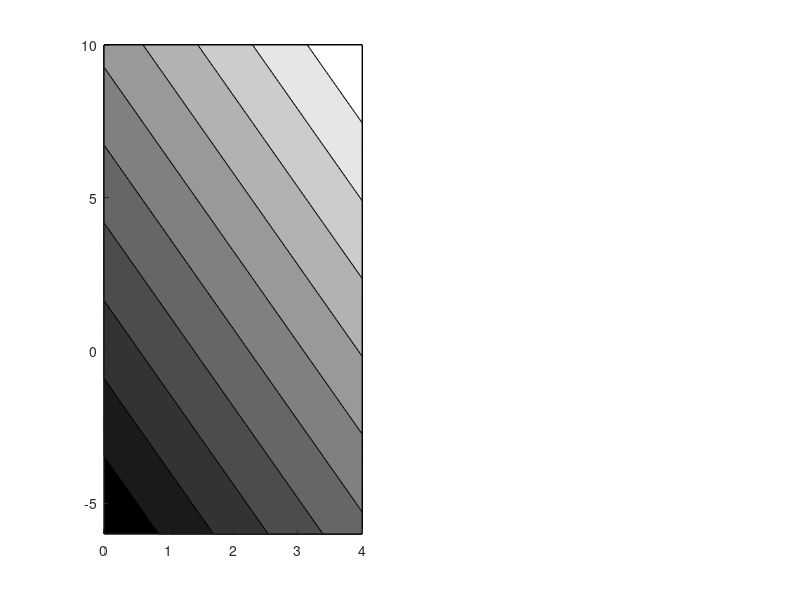

MATLAB code for this plot: (Note: this script raises an error after producing the figure.)
clc;
clear all;
close all;
addpath(genpath('..'))

%% Matrix and vector data

% Matrix set and vector
% A = {diag([2,0.5,-3]),[[-4,14,-16];[14,5,2];[-16,2,-10]]/9};
A = [[-4,14,-16];[14,5,2];[-16,2,-10]]/9;
p0 = [1,0,0]';
n = length(p0);

% Discretization
[b1,b2] = meshgrid(0:0.1:4,-6:0.1:10);

%% Contour plot of trace

figure;
subplot(1,2,1);
hold on;

% Trace
phi = n*b1 + b2;

% Contour plot
colormap((0:0.02:1)'*[1,1,1]);
contourf(b1,b2,phi);

% Boundaries
B2Plot(A,p0,0,0,[0,4],[-6,10]);
title('phi = 3 b1 + b2');

hold off;

%% Contour plot of Frobenius norm

subplot(1,2,2);
hold on;

% Trace
phi = sqrt(n*b1.^2 + b2.^2);

% % Contour plot
colormap((0:0.02:1)'*[1,1,1]);
contourf(b1,b2,phi);

% Boundaries
B2Plot(A,p0,0,0,[0,4],[-6,10]);
title('phi = sqrt(3 b1^2 + b2^2)');